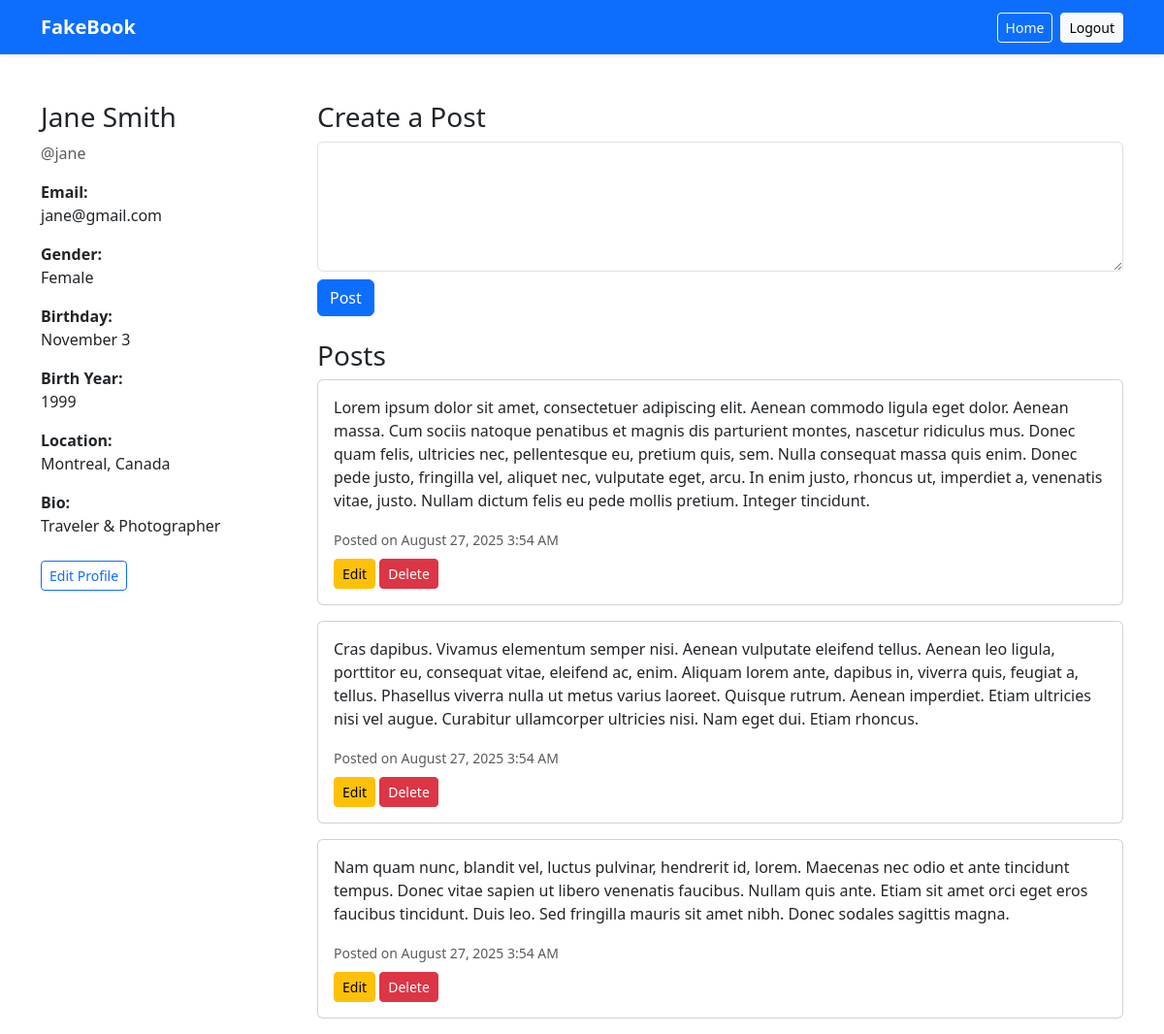
/ (signed in), run on the app's committed database.
### tables this page shows
CREATE TABLE users (
    id INT AUTO_INCREMENT PRIMARY KEY,
    first_name VARCHAR(255) NOT NULL,
    last_name VARCHAR(255) NOT NULL,
    username VARCHAR(100) NOT NULL,
    email VARCHAR(100) NOT NULL,
    password VARCHAR(255) NOT NULL,
    gender ENUM('male', 'female') NOT NULL,
    birth_date DATE NOT NULL,
    location VARCHAR(100) NULL,
    bio TEXT NULL,
    profile_pic VARCHAR(255) NULL,
    created_at TIMESTAMP DEFAULT CURRENT_TIMESTAMP
);

CREATE TABLE posts (
    id INT AUTO_INCREMENT PRIMARY KEY,
    user_id INT NOT NULL,
    content TEXT NOT NULL,
    created_at TIMESTAMP DEFAULT CURRENT_TIMESTAMP,
    updated_at TIMESTAMP NULL,
    FOREIGN KEY (user_id) REFERENCES users(id) ON DELETE CASCADE
);

### src/controller/ProfileController.php (called while the page is built, shortened)
<?php
require_once __DIR__ . '/../model/User.php';
require_once __DIR__ . '/../model/Post.php';
class ProfileController{
    private $user;
    private $post;
    public function __construct() {
        $pdo = require __DIR__ . '/../../config/db.php';
        $this->user = new User($pdo);
        $this->post = new Post($pdo);
    }
    public function index(){
        $email = $_SESSION['user'];
        $user = $this->user->getUserByEmail($email);
        $id = $user['id'];
        $posts = $this->post->getPostsByUserId($id);
        include __DIR__.'/../view/posts/index.php';
    }
}
?>

### src/model/User.php (called while the page is built, shortened)
<?php
class User
{
    private $pdo;
    public function __construct($pdo)
    {
        $this->pdo = $pdo;
    }
    public function getUserByEmail($email)
    {
        $stmt = $this->pdo->prepare("SELECT * FROM users where email=?");
        $stmt->execute([$email]);
        return $stmt->fetch();
    }
}
?>

### src/model/Post.php (called while the page is built, shortened)
<?php
    class Post{
        private $pdo;
        public function __construct($pdo){
            $this->pdo = $pdo;
        }
        public function getPostsByUserId($user_id){
            $stmt = $this->pdo->prepare("SELECT * FROM posts where user_id=? ORDER BY created_at DESC");
            $stmt-> execute([$user_id]);
            return $stmt->fetchAll();
        }
    }
?>

### src/view/posts/index.php (the view, shortened to what this page needs)
<?php include __DIR__.'/../layouts/header.php'; ?>
<div class="row">
    <?php include __DIR__.'/../layouts/profile-sidebar.php'; ?>
    <div class="col-md-9">
        <h3>Create a Post</h3>
        <form method="POST" action="index.php?action=create&user_id=<?= $user['id'] ?>" class="mb-4">
            <textarea name="content" class="form-control mb-2" rows="5" required></textarea>
            <button type="submit" value="Submit" class="btn btn-primary">Post</button>
        </form>
        <h3>Posts</h3>
        <?php if ($posts): ?>
            <?php foreach ($posts as $post): ?>
                <div class="card mb-3">
                    <div class="card-body">
                        <p><?= nl2br(htmlspecialchars($post['content'])) ?></p>
                        <small class="text-muted">
                            Posted on <?= date("F j, Y g:i A", strtotime($post['created_at'])) ?>
                        </small>
                        <br>
                        <a href="index.php?action=edit&user_id=<?= $user['id'] ?>&post_id=<?= $post['id'] ?>" class="btn btn-sm btn-warning mt-2">Edit</a>
                        <form method="POST" action="index.php?action=delete" style="display:inline;">
                            <button type="submit" class="btn btn-sm btn-danger mt-2"
                                    onclick="return confirm('Are you sure you want to delete this post?');">
                                Delete
                            </button>
                        </form>
                    </div>
                </div>
            <?php endforeach; ?>
        <?php else: ?>
            <p>No posts yet.</p>
        <?php endif; ?>
    </div>
</div>
 <?php include __DIR__.'/../layouts/footer.php'; ?>

### src/view/layouts/profile-sidebar.php (shortened to what this page needs)
<div class="col-md-3">
    <h3><?= htmlspecialchars($user['first_name'] . ' ' . $user['last_name']) ?></h3>
    <p class="text-muted">@<?= htmlspecialchars($user['username']) ?></p>
    <p><strong>Email:</strong><br><?= htmlspecialchars($user['email']) ?></p>
    <p><strong>Gender:</strong><br><?= htmlspecialchars(ucfirst($user['gender'])) ?></p>
    <?php if ($user['birth_date']): ?>
        <p><strong>Birthday:</strong><br><?= date('F j', strtotime($user['birth_date'])) ?></p>
        <p><strong>Birth Year:</strong><br><?= date('Y', strtotime($user['birth_date'])) ?></p>
    <?php else: ?>
        <p><strong>Birth Date:</strong> -</p>
    <?php endif; ?>
    <p><strong>Location:</strong><br><?= htmlspecialchars($user['location']) ?></p>
    <p><strong>Bio:</strong><br><?= nl2br(htmlspecialchars($user['bio'])) ?></p>
    <a href="index.php?action=edit_profile&user_id=<?= $user['id'] ?>" class="btn btn-sm btn-outline-primary mt-2">
        Edit Profile
    </a>
</div>

### data on the page
users: first_name+last_name "Jane Smith", username "jane", email "jane@gmail.com", gender "Female", birth_date "November 3", birth_date "1999", location "Montreal, Canada", bio "Traveler & Photographer"
posts: content "Lorem ipsum dolor sit amet, consectetuer adipiscing elit. Aenean commodo ligula eget dolor. Aenean massa. Cum sociis natoque penatibus et magnis dis parturient montes, nascetur ridiculus mus. Donec quam felis, ultricies nec, pellentesque eu, pretium quis, sem. Nulla consequat massa quis enim. Donec pede justo, fringilla vel, aliquet nec, vulputate eget, arcu. In enim justo, rhoncus ut, imperdiet a, venenatis vitae, justo. Nullam dictum felis eu pede mollis pretium. Integer tincidunt.", created_at "August 27, 2025 3:54 AM"
posts: content "Cras dapibus. Vivamus elementum semper nisi. Aenean vulputate eleifend tellus. Aenean leo ligula, porttitor eu, consequat vitae, eleifend ac, enim. Aliquam lorem ante, dapibus in, viverra quis, feugiat a, tellus. Phasellus viverra nulla ut metus varius laoreet. Quisque rutrum. Aenean imperdiet. Etiam ultricies nisi vel augue. Curabitur ullamcorper ultricies nisi. Nam eget dui. Etiam rhoncus.", created_at "August 27, 2025 3:54 AM"
posts: content "Nam quam nunc, blandit vel, luctus pulvinar, hendrerit id, lorem. Maecenas nec odio et ante tincidunt tempus. Donec vitae sapien ut libero venenatis faucibus. Nullam quis ante. Etiam sit amet orci eget eros faucibus tincidunt. Duis leo. Sed fringilla mauris sit amet nibh. Donec sodales sagittis magna.", created_at "August 27, 2025 3:54 AM"
